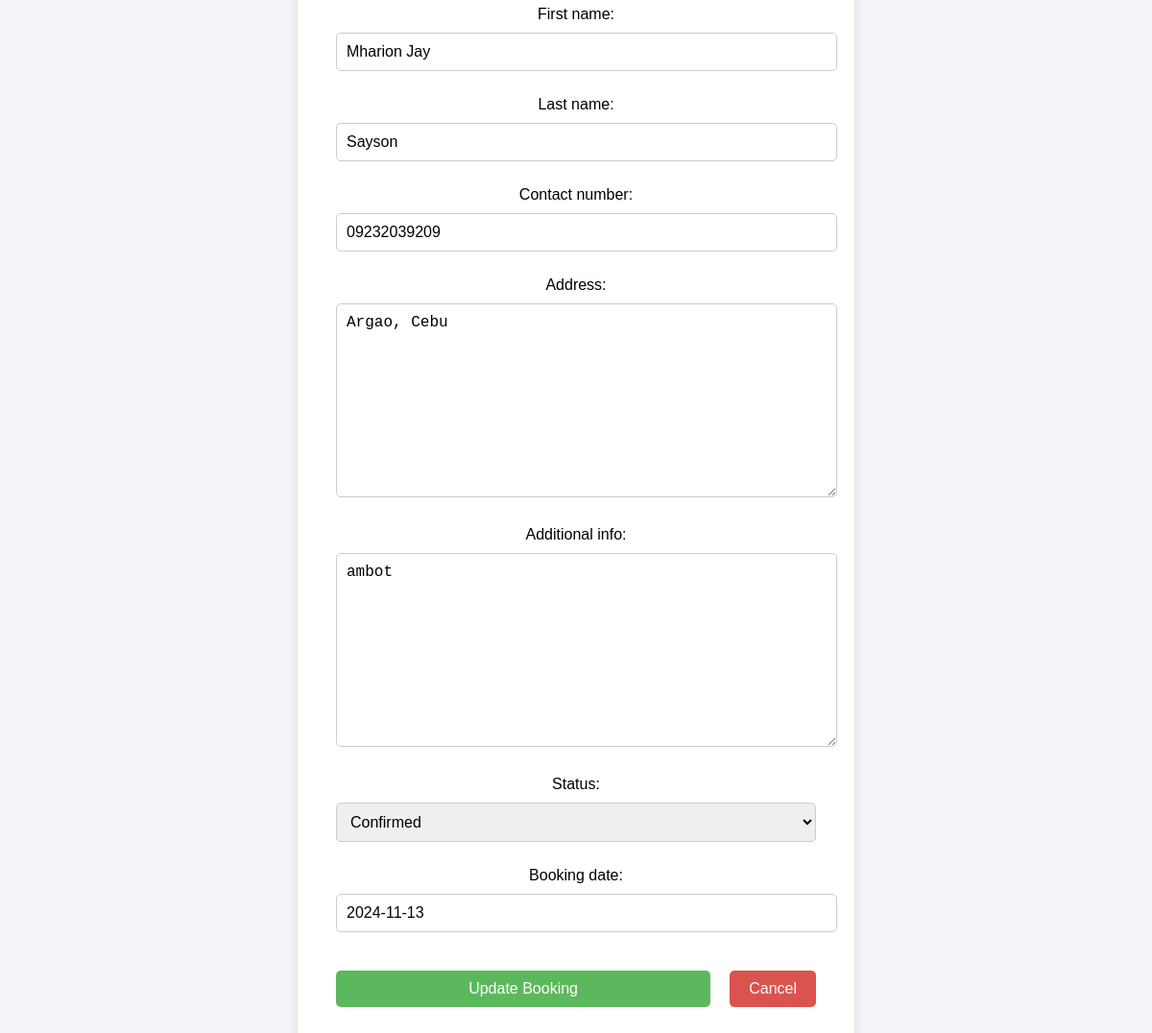
Screenshot of /booking/update/13/ (signed in) with the database file from the repository.
### cleaning/models.py (models this page shows, shortened)
class Booking(models.Model):
    booking_id = models.AutoField(primary_key=True, editable=False)
    CLEANING_CHOICES = [
    ('residential', 'Residential Cleaning'),
    ('commercial', 'Commercial Cleaning'),
    ('deep-cleaning', 'Deep Cleaning'),
    ('move-in-out', 'Move-in/Move-out Cleaning'),
    ('carpet-cleaning', 'Carpet Cleaning'),
    ('upholstery-cleaning', 'Upholstery Cleaning'),
    ('window-cleaning', 'Window Cleaning'),
    ('eco-friendly', 'Eco-friendly Green Cleaning'),
    ]
    PENDING = 'pending'
    CONFIRMED = 'confirmed'
    COMPLETED = 'completed'
    STATUS_CHOICES = [
        (CONFIRMED, 'Confirmed'),
        (PENDING, 'Pending'),
        (COMPLETED, 'Completed'),
    ]
    user = models.ForeignKey(User, on_delete=models.CASCADE)
    cleaning_service = models.CharField(max_length=20, choices=CLEANING_CHOICES)
    first_name = models.CharField(max_length=100)
    last_name = models.CharField(max_length=100, default='Unknown')
    contact_number = models.CharField(max_length=15)
    address = models.TextField()
    additional_info = models.TextField(blank=True, null=True)
    status = models.CharField(max_length=20, choices=STATUS_CHOICES, default=PENDING)
    created_at = models.DateTimeField(auto_now_add=True)
    booking_date = models.DateField()

### cleaning/views.py (the view)
# urls.py: path('booking/update/<int:pk>/', BookingUpdateView.as_view(), name='update_booking'),
@method_decorator(login_required, name='dispatch')
class BookingUpdateView(UpdateView):
    model = Booking
    form_class = BookingForm
    template_name = 'cleaning/booking_update.html'
    success_url = reverse_lazy('user_profile')
    def get_queryset(self):
        return Booking.objects.filter(user=self.request.user)

### cleaning/forms.py
class BookingForm(forms.ModelForm):
    class Meta:
        model = Booking
        fields = [
            'user', 'cleaning_service', 'first_name', 'last_name', 'contact_number',
            'address', 'additional_info', 'status', 'booking_date'
        ]

### cleaning/templates/cleaning/booking_update.html (shortened to what this page needs)
<!DOCTYPE html>
<html lang="en">
<head>
    {% load static %}
    <link rel="stylesheet" href="{% static 'styles/update_booking.css' %}">
</head>
<body>
    <div class="update-container">
        <form method="post">
            <div class="form-group">
                {{ form.as_p }}
            </div>
            <div class="button-group">
                <button type="submit" class="btn update-btn">Update Booking</button>
                <a href="{% url 'u_home' %}" class="btn cancel-btn">Cancel</a>
            </div>
        </form>
    </div>
</body>
</html>

### cleaning/static/styles/update_booking.css (style rules this page uses)
body { font-family: Arial, sans-serif; background-color: #f4f4f9; display: flex; justify-content: center; align-items: center; height: 100vh; margin: 0; }
.update-container { background-color: white; padding: 40px; border-radius: 10px; box-shadow: 0 4px 12px rgba(0, 0, 0, 0.1); max-width: 500px; width: 100%; text-align: center; }
.form-group { margin-bottom: 30px; }
input[type="text"], input[type="tel"], textarea, select { width: 100%; padding: 10px; margin: 10px 0; border-radius: 5px; border: 1px solid #ccc; font-size: 16px; }
button { width: 100%; }
.button-group { display: flex; justify-content: space-between; gap: 20px; }
.btn { padding: 10px 20px; border: none; border-radius: 5px; font-size: 16px; cursor: pointer; text-decoration: none; }
.update-btn { background-color: #5cb85c; color: white; }
.cancel-btn { background-color: #d9534f; color: white; }

### rows the page displays
Booking: first_name "Mharion Jay", last_name "Sayson", contact_number "09232039209", address "Argao, Cebu", additional_info "ambot", status "Confirmed", booking_date "2024-11-13"
